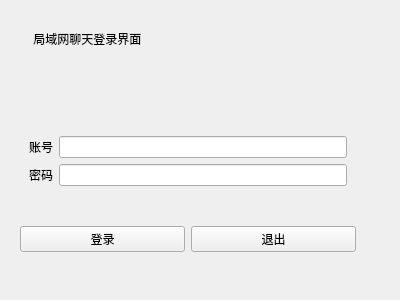
<?xml version="1.0" encoding="UTF-8"?>
<ui version="4.0">
 <class>qqenter</class>
 <widget class="QWidget" name="qqenter">
  <property name="geometry">
   <rect>
    <x>0</x>
    <y>0</y>
    <width>400</width>
    <height>300</height>
   </rect>
  </property>
  <property name="windowTitle">
   <string>Form</string>
  </property>
  <widget class="QLabel" name="label">
   <property name="geometry">
    <rect>
     <x>-10</x>
     <y>0</y>
     <width>411</width>
     <height>301</height>
    </rect>
   </property>
   <property name="styleSheet">
    <string notr="true">border-image: url(:/images/background4.jpg);</string>
   </property>
   <property name="text">
    <string/>
   </property>
  </widget>
  <widget class="QWidget" name="layoutWidget">
   <property name="geometry">
    <rect>
     <x>20</x>
     <y>30</y>
     <width>336</width>
     <height>222</height>
    </rect>
   </property>
   <layout class="QGridLayout" name="gridLayout">
    <item row="6" column="0">
     <widget class="QPushButton" name="pushButton">
      <property name="styleSheet">
       <string notr="true">QPushButton { background-color: #55aaff; border-style: outset; border-width: 2px; border-radius: 10px; border-color: beige; font: bold 14px; min-width: 10em; padding: 6px; }/*i</string>
      </property>
      <property name="text">
       <string>登录</string>
      </property>
     </widget>
    </item>
    <item row="0" column="0" colspan="2">
     <widget class="QLabel" name="label_3">
      <property name="styleSheet">
       <string notr="true">font: 9pt &quot;Arial&quot;;

font: 18pt &quot;Arial&quot;;</string>
      </property>
      <property name="text">
       <string>    局域网聊天登录界面</string>
      </property>
     </widget>
    </item>
    <item row="6" column="1">
     <widget class="QPushButton" name="pushButton_2">
      <property name="styleSheet">
       <string notr="true">QPushButton { background-color: #55aaff; border-style: outset; border-width: 2px; border-radius: 10px; border-color: beige; font: bold 14px; min-width: 10em; padding: 6px; }/*i</string>
      </property>
      <property name="text">
       <string>退出</string>
      </property>
     </widget>
    </item>
    <item row="3" column="0">
     <spacer name="verticalSpacer_4">
      <property name="orientation">
       <enum>Qt::Vertical</enum>
      </property>
      <property name="sizeHint" stdset="0">
       <size>
        <width>20</width>
        <height>40</height>
       </size>
      </property>
     </spacer>
    </item>
    <item row="4" column="0">
     <spacer name="verticalSpacer_5">
      <property name="orientation">
       <enum>Qt::Vertical</enum>
      </property>
      <property name="sizeHint" stdset="0">
       <size>
        <width>20</width>
        <height>40</height>
       </size>
      </property>
     </spacer>
    </item>
    <item row="5" column="0">
     <spacer name="verticalSpacer_3">
      <property name="orientation">
       <enum>Qt::Vertical</enum>
      </property>
      <property name="sizeHint" stdset="0">
       <size>
        <width>20</width>
        <height>40</height>
       </size>
      </property>
     </spacer>
    </item>
    <item row="1" column="0">
     <spacer name="verticalSpacer_7">
      <property name="orientation">
       <enum>Qt::Vertical</enum>
      </property>
      <property name="sizeHint" stdset="0">
       <size>
        <width>20</width>
        <height>40</height>
       </size>
      </property>
     </spacer>
    </item>
    <item row="2" column="0" colspan="2">
     <widget class="QWidget" name="widget" native="true">
      <layout class="QFormLayout" name="formLayout">
       <item row="0" column="1">
        <spacer name="verticalSpacer_6">
         <property name="orientation">
          <enum>Qt::Vertical</enum>
         </property>
         <property name="sizeHint" stdset="0">
          <size>
           <width>20</width>
           <height>40</height>
          </size>
         </property>
        </spacer>
       </item>
       <item row="1" column="1">
        <spacer name="verticalSpacer_8">
         <property name="orientation">
          <enum>Qt::Vertical</enum>
         </property>
         <property name="sizeHint" stdset="0">
          <size>
           <width>20</width>
           <height>40</height>
          </size>
         </property>
        </spacer>
       </item>
       <item row="2" column="1">
        <spacer name="verticalSpacer">
         <property name="orientation">
          <enum>Qt::Vertical</enum>
         </property>
         <property name="sizeHint" stdset="0">
          <size>
           <width>20</width>
           <height>40</height>
          </size>
         </property>
        </spacer>
       </item>
       <item row="4" column="0">
        <widget class="QLabel" name="label_5">
         <property name="styleSheet">
          <string notr="true">image: url(:/new/prefix1/Image/20200610004320.png);
</string>
         </property>
         <property name="text">
          <string>账号</string>
         </property>
        </widget>
       </item>
       <item row="4" column="1">
        <widget class="QLineEdit" name="lineEdit"/>
       </item>
       <item row="5" column="0">
        <widget class="QLabel" name="label_4">
         <property name="styleSheet">
          <string notr="true">image: url(:/new/prefix1/Image/20200610004343.png);</string>
         </property>
         <property name="text">
          <string>密码</string>
         </property>
        </widget>
       </item>
       <item row="5" column="1">
        <widget class="QLineEdit" name="lineEdit_2">
         <property name="echoMode">
          <enum>QLineEdit::Password</enum>
         </property>
        </widget>
       </item>
       <item row="6" column="1">
        <spacer name="verticalSpacer_2">
         <property name="orientation">
          <enum>Qt::Vertical</enum>
         </property>
         <property name="sizeHint" stdset="0">
          <size>
           <width>20</width>
           <height>40</height>
          </size>
         </property>
        </spacer>
       </item>
      </layout>
     </widget>
    </item>
   </layout>
  </widget>
 </widget>
 <resources/>
 <connections/>
</ui>
